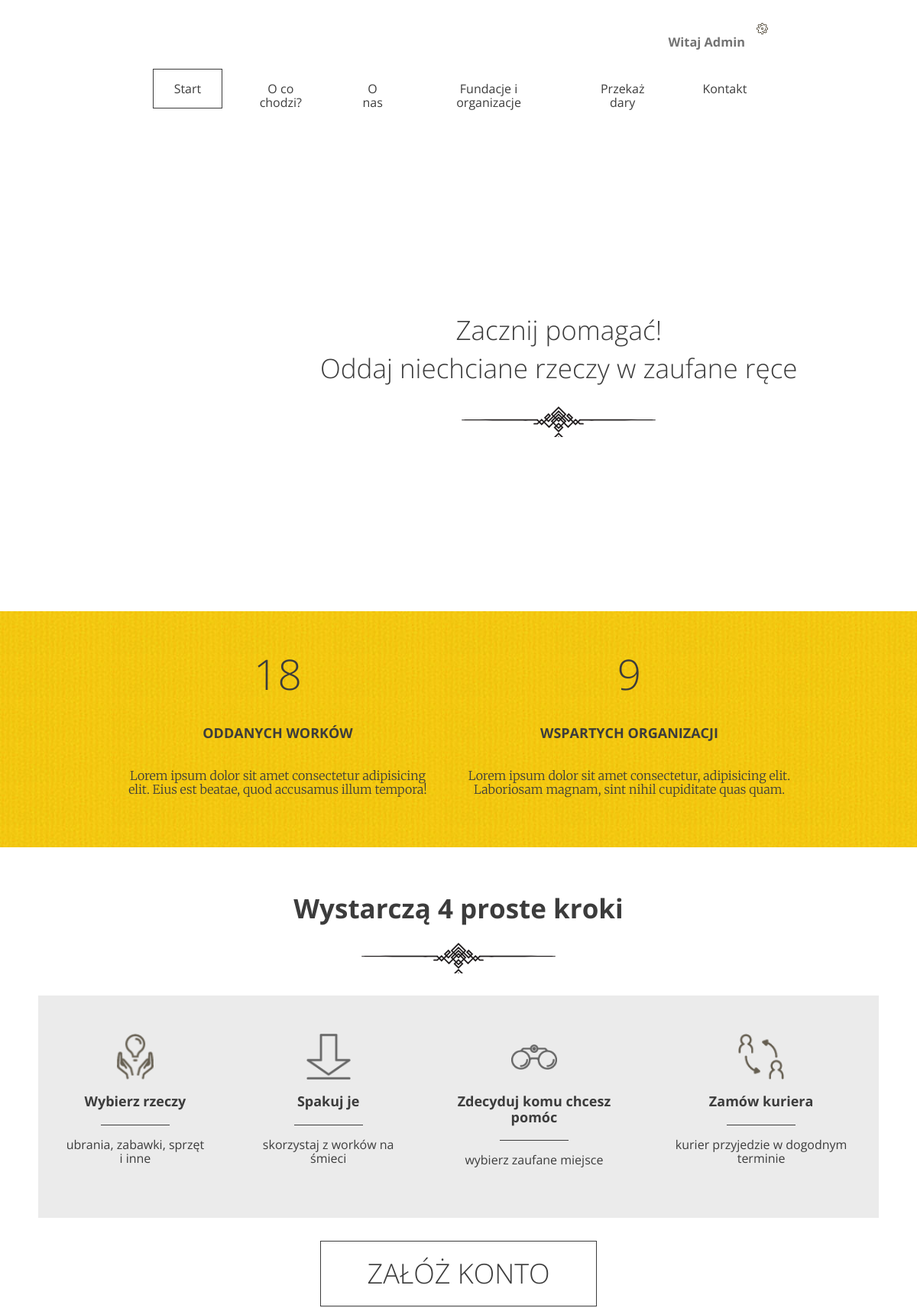
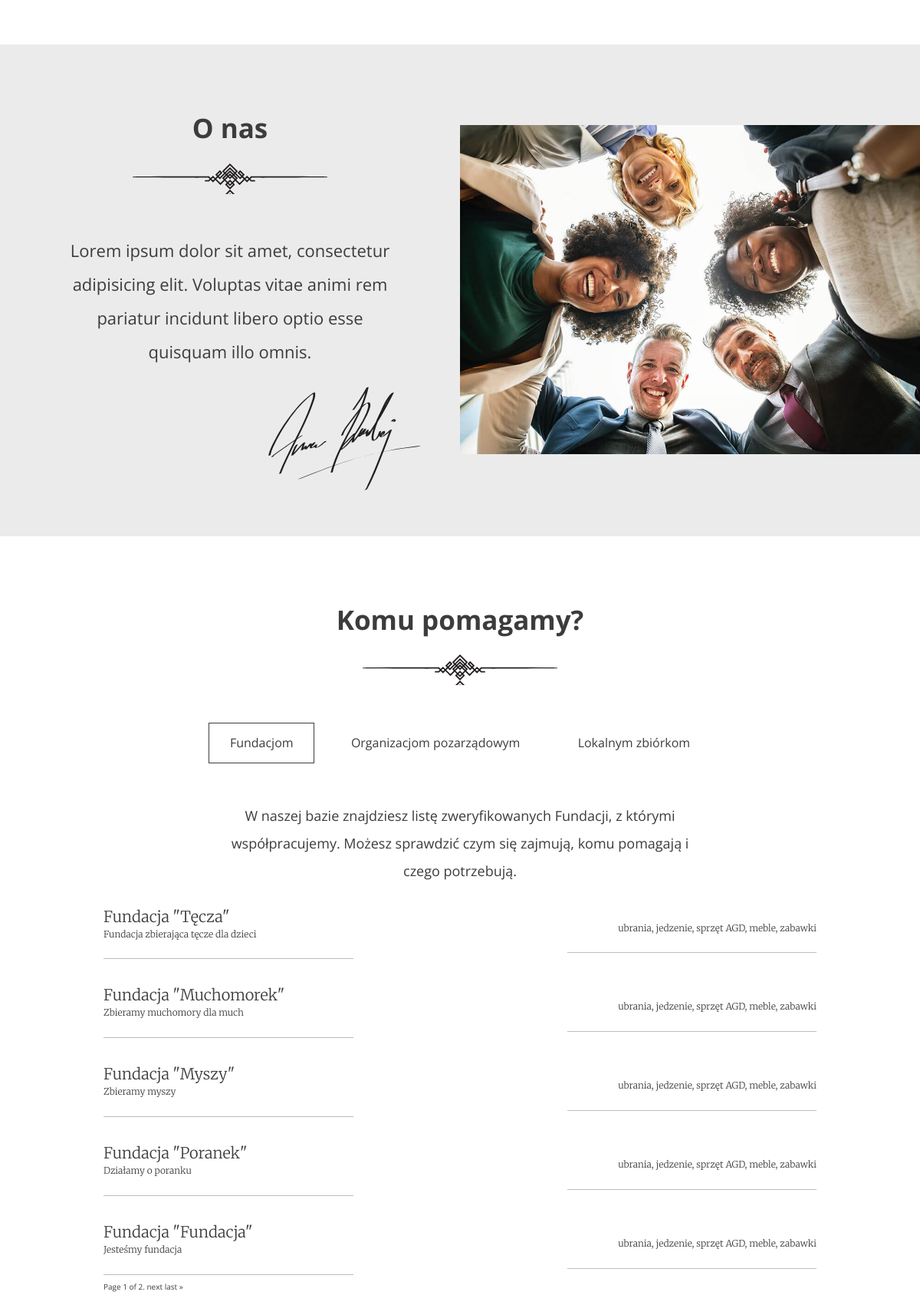
Page / (signed in, upper part) on the committed database (2 pictures, top to bottom).
### charity_app/models.py (models this page shows, shortened)
class Institution(models.Model):
    name = models.CharField(max_length=64)
    description = models.TextField()
    type = models.CharField(max_length=64, choices=TYPES, default="Fundacja")
    categories = models.ManyToManyField(Category)

### charity_app/views.py (the view)
# urls.py: path('', views.LandingPageView.as_view(), name='index'),
class LandingPageView(View):
    def get(self, request):
        nb_bags = 0
        donations = Donation.objects.all()
        for donation in donations:
            nb_bags += donation.quantity
        nb_organizations = Institution.objects.all().count()
        foundations_list = Institution.objects.all().filter(type="Fundacja").order_by('id')
        paginator = Paginator(foundations_list, 5)
        page = request.GET.get('page')
        foundations = paginator.get_page(page)
        ctx = {
            "foundations": foundations,
            "ngos": Institution.objects.all().filter(type="Organizacja Pozarządowa"),
            "local": Institution.objects.all().filter(type="Zbiórka Lokalna"),
            "nb_bags": nb_bags,
            "nb_organizations": nb_organizations,
        }
        return render(request, 'index.html', ctx)

### charity_app/templates/index.html (shortened to what this page needs)
{% extends 'base.html' %}
{% load static %}
{% block main %}
        <div class="slogan container container--90">
            <div class="slogan--item">
                <h1>
                    Zacznij pomagać!<br/>
                    Oddaj niechciane rzeczy w zaufane ręce
                </h1>
            </div>
        </div>
    </header>
    <section id="stats" class="stats">
        <div class="container container--85">
            <div class="stats--item">
                <em>{{ nb_bags }}</em>
                <h3>Oddanych worków</h3>
                <p>Lorem ipsum dolor sit amet consectetur adipisicing elit. Eius est beatae, quod accusamus illum
                    tempora!</p>
            </div>
            <div class="stats--item">
                <em>{{ nb_organizations }}</em>
                <h3>Wspartych organizacji</h3>
                <p>Lorem ipsum dolor sit amet consectetur, adipisicing elit. Laboriosam magnam, sint nihil cupiditate
                    quas quam.</p>
            </div>
        </div>
    </section>
    <section id="steps" class="steps">
        <h2>Wystarczą 4 proste kroki</h2>
        <div class="steps--container">
            <div class="steps--item">
                <span class="icon icon--hands"></span>
                <h3>Wybierz rzeczy</h3>
                <p>ubrania, zabawki, sprzęt i inne</p>
            </div>
            <div class="steps--item">
                <span class="icon icon--arrow"></span>
                <h3>Spakuj je</h3>
                <p>skorzystaj z worków na śmieci</p>
            </div>
            <div class="steps--item">
                <span class="icon icon--glasses"></span>
                <h3>Zdecyduj komu chcesz pomóc</h3>
                <p>wybierz zaufane miejsce</p>
            </div>
            <div class="steps--item">
                <span class="icon icon--courier"></span>
                <h3>Zamów kuriera</h3>
                <p>kurier przyjedzie w dogodnym terminie</p>
            </div>
        </div>
        <a href="/register/#form" class="btn btn--large">Załóż konto</a>
    </section>
    <section id="about-us" class="about-us">
        <div class="about-us--text">
            <h2>O nas</h2>
            <p>Lorem ipsum dolor sit amet, consectetur adipisicing elit. Voluptas vitae animi rem pariatur incidunt
                libero optio esse quisquam illo omnis.</p>
            <img src="{% static 'images/signature.svg' %}" class="about-us--text-signature" alt="Signature">
        </div>
        <div class="about-us--image"><img src="{% static 'images/about-us.jpg' %}" alt="People in circle"></div>
    </section>
    <section id="help" class="help">
        <h2>Komu pomagamy?</h2>
        <ul class="help--buttons">
            <li data-id="1"><a href="#" class="btn btn--without-border active">Fundacjom</a></li>
            <li data-id="2"><a href="#" class="btn btn--without-border">Organizacjom pozarządowym</a></li>
            <li data-id="3"><a href="#" class="btn btn--without-border">Lokalnym zbiórkom</a></li>
        </ul>
        <div class="help--slides active" data-id="1">
            <p>W naszej bazie znajdziesz listę zweryfikowanych Fundacji, z którymi współpracujemy. Możesz sprawdzić czym
                się zajmują, komu pomagają i czego potrzebują.</p>
            <ul class="help--slides-items">
                 {% for item in foundations %}
                <li>
                    <div class="col">
                        <div class="title">{{ item.name }}</div>
                        <div class="subtitle">{{ item.description }}</div>
                    </div>
                    <div class="col">
                        <div class="text">ubrania, jedzenie, sprzęt AGD, meble, zabawki</div>
                    </div>
                </li>
                {% endfor %}
            </ul>
        <div class="pagination">
    <span class="step-links">
        <span class="current">
            Page {{ foundations.number }} of {{ foundations.paginator.num_pages }}.
        </span>
        {% if foundations.has_next %}
            <a href="?page={{ foundations.next_page_number }}">next</a>
            <a href="?page={{ foundations.paginator.num_pages }}">last &raquo;</a>
        {% endif %}
    </span>
</div>
    </section>
    </body>
    </html>
{% endblock %}

### charity_app/templates/base.html (shortened to what this page needs)
<!DOCTYPE html>
{% load static %}
<html lang="pl">
  <head>
    <link rel="stylesheet" href="{% static 'css/style.css' %}">
  </head>
  <body>
    <header class="header--main-page">
        <nav class="container container--70">
     {% if user.is_authenticated %}
         <ul class="nav--actions">
            <li class="logged-user">
          <h3>Witaj {{user.first_name}}</h3>
          {% else %}
              </li>
            <ul class="nav--actions">
                <li><a href="/login/#form" class="btn btn--small btn--without-border">Zaloguj</a></li>
                <li><a href="/register/#form" class="btn btn--small btn--highlighted">Załóż konto</a></li>
            </ul>
          {% endif %}
         </ul>
        </nav>
        <nav class="container container--70">
            <ul>
                <li><a href="/" class="btn btn--without-border active">Start</a></li>
                <li><a href="/#steps" class="btn btn--without-border">O co chodzi?</a></li>
                <li><a href="/#about-us" class="btn btn--without-border">O nas</a></li>
                <li><a href="/#help" class="btn btn--without-border">Fundacje i organizacje</a></li>
                <li><a href="/add_donation" class="btn btn--without-border">Przekaż dary</a></li>
                <li><a href="/#contact" class="btn btn--without-border">Kontakt</a></li>
            </ul>
        </nav>
{% block main %}
{% endblock %}

### rows in the picture
Institution: name "Fundacja \"Tęcza\"", description "Fundacja zbierająca tęcze dla dzieci"
Institution: name "Fundacja \"Muchomorek\"", description "Zbieramy muchomory dla much"
Institution: name "Fundacja \"Myszy\"", description "Zbieramy myszy"
Institution: name "Fundacja \"Poranek\"", description "Działamy o poranku"
Institution: name "Fundacja \"Fundacja\"", description "Jesteśmy fundacja"

### other values in the picture
{{ user.first_name }} "Admin"
{{ nb_bags }} "18"
{{ nb_organizations }} "9"
{{ foundations.number }} "1"
{{ foundations.paginator.num_pages }} "2"
